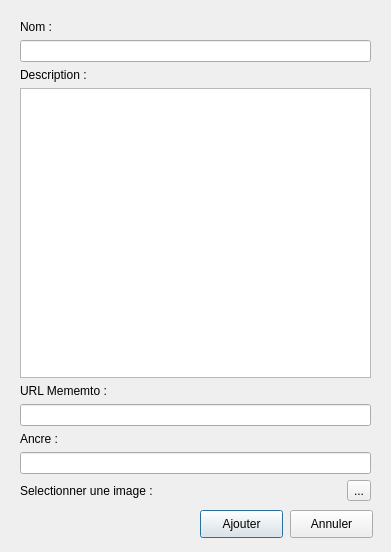
<?xml version="1.0" encoding="UTF-8"?>
<ui version="4.0">
 <class>DialogAjoutPortfolioItems</class>
 <widget class="QDialog" name="DialogAjoutPortfolioItems">
  <property name="geometry">
   <rect>
    <x>0</x>
    <y>0</y>
    <width>391</width>
    <height>552</height>
   </rect>
  </property>
  <property name="windowTitle">
   <string>Dialog</string>
  </property>
  <widget class="QPushButton" name="pushButtonAjout">
   <property name="enabled">
    <bool>true</bool>
   </property>
   <property name="geometry">
    <rect>
     <x>200</x>
     <y>510</y>
     <width>83</width>
     <height>28</height>
    </rect>
   </property>
   <property name="text">
    <string>Ajouter</string>
   </property>
   <property name="default">
    <bool>true</bool>
   </property>
   <property name="flat">
    <bool>false</bool>
   </property>
  </widget>
  <widget class="QPushButton" name="pushButton_2">
   <property name="geometry">
    <rect>
     <x>290</x>
     <y>510</y>
     <width>83</width>
     <height>28</height>
    </rect>
   </property>
   <property name="text">
    <string>Annuler</string>
   </property>
  </widget>
  <widget class="QWidget" name="">
   <property name="geometry">
    <rect>
     <x>20</x>
     <y>20</y>
     <width>351</width>
     <height>481</height>
    </rect>
   </property>
   <layout class="QVBoxLayout" name="verticalLayout">
    <item>
     <widget class="QLabel" name="labelNom">
      <property name="text">
       <string>Nom :</string>
      </property>
     </widget>
    </item>
    <item>
     <widget class="QLineEdit" name="lineEditNom"/>
    </item>
    <item>
     <widget class="QLabel" name="labelDesc">
      <property name="text">
       <string>Description :</string>
      </property>
     </widget>
    </item>
    <item>
     <widget class="QTextEdit" name="textEditDesc"/>
    </item>
    <item>
     <widget class="QLabel" name="labelUrlMemento">
      <property name="text">
       <string>URL Mememto :</string>
      </property>
     </widget>
    </item>
    <item>
     <widget class="QLineEdit" name="lineEditUrlMemento"/>
    </item>
    <item>
     <widget class="QLabel" name="labelAncre">
      <property name="text">
       <string>Ancre : </string>
      </property>
     </widget>
    </item>
    <item>
     <widget class="QLineEdit" name="lineEditAncre"/>
    </item>
    <item>
     <layout class="QHBoxLayout" name="horizontalLayout">
      <item>
       <widget class="QLabel" name="labelImg">
        <property name="text">
         <string>Selectionner une image :</string>
        </property>
       </widget>
      </item>
      <item>
       <widget class="QToolButton" name="toolButtonSelectImg">
        <property name="text">
         <string>...</string>
        </property>
       </widget>
      </item>
     </layout>
    </item>
   </layout>
  </widget>
 </widget>
 <resources/>
 <connections/>
</ui>
